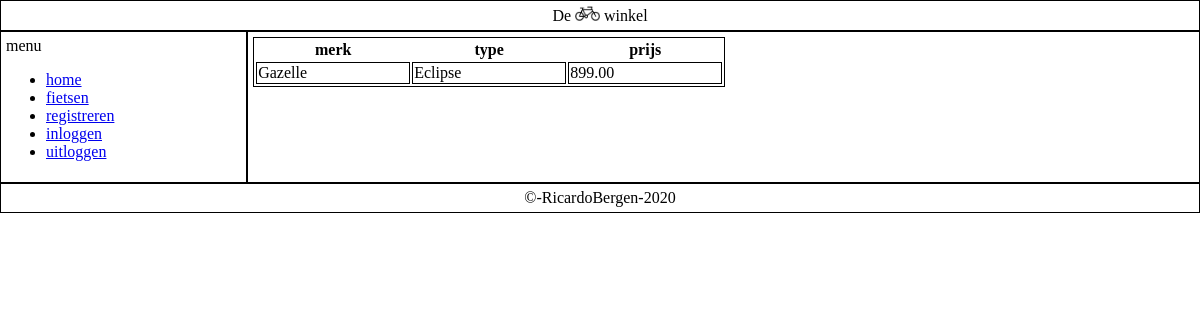
The page /index.php?page=detail&id=2 on the database its author committed.
### tables this page shows
CREATE TABLE `fietsen` (
  `id` smallint(5) NOT NULL,
  `merk` varchar(15) NOT NULL,
  `type` varchar(25) NOT NULL,
  `prijs` decimal(6,2) NOT NULL
);

### pages/fietsendetail.php (the view, shortened to what this page needs)
<?php
  $conn = connectdb();
  echo "<table><tr><th>merk</th><th>type</th><th>prijs</th></tr>";
  $id = $_GET['id'];
  $stmt = $conn->prepare("SELECT * FROM fietsen");
  $stmt->execute();
  foreach($stmt->fetchAll() as $k=>$v) {
    if($id == $v['id']){
      echo "<tr><td>" . $v['merk'] . "</td><td>" . $v['type'] . "</td><td>" . $v['prijs'] . "</td></tr>";
    }else{
    }
  };
  echo "</table>";
?>

### css/fietsenwinkel.css (style rules this page uses)
body { margin: 0px; padding: 0px; min-height: 10vh; flex-direction:column; }
td { width:150px; }
table, td { border: solid 1px black; }

### rows shown on the page
fietsen: merk "Gazelle", type "Eclipse", prijs "899.00"
